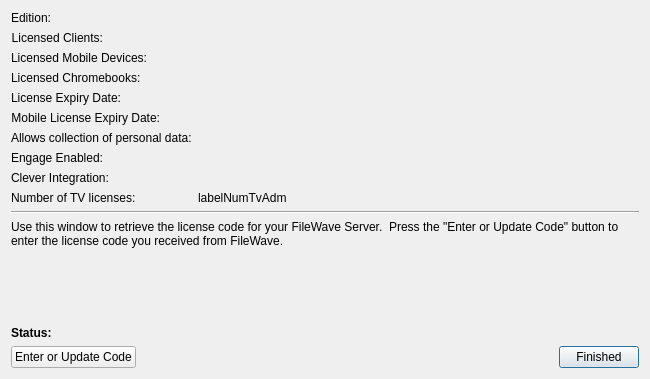
<?xml version="1.0" encoding="UTF-8"?>
<ui version="4.0">
 <class>EditActivationCodesDlg</class>
 <widget class="QWidget" name="EditActivationCodesDlg">
  <property name="geometry">
   <rect>
    <x>0</x>
    <y>0</y>
    <width>650</width>
    <height>379</height>
   </rect>
  </property>
  <property name="windowTitle">
   <string>FileWave Server Activation Code</string>
  </property>
  <layout class="QGridLayout" name="gridLayout">
   <item row="3" column="0">
    <spacer name="verticalSpacer_2">
     <property name="orientation">
      <enum>Qt::Vertical</enum>
     </property>
     <property name="sizeHint" stdset="0">
      <size>
       <width>20</width>
       <height>40</height>
      </size>
     </property>
    </spacer>
   </item>
   <item row="5" column="0">
    <layout class="QHBoxLayout" name="horizontalLayout">
     <property name="rightMargin">
      <number>0</number>
     </property>
     <item>
      <widget class="QPushButton" name="buttonUpdate">
       <property name="text">
        <string>Enter or Update Code</string>
       </property>
      </widget>
     </item>
     <item>
      <spacer name="horizontalSpacer">
       <property name="orientation">
        <enum>Qt::Horizontal</enum>
       </property>
       <property name="sizeHint" stdset="0">
        <size>
         <width>40</width>
         <height>20</height>
        </size>
       </property>
      </spacer>
     </item>
     <item>
      <widget class="QPushButton" name="buttonFinished">
       <property name="text">
        <string>Finished</string>
       </property>
       <property name="default">
        <bool>true</bool>
       </property>
      </widget>
     </item>
    </layout>
   </item>
   <item row="0" column="0">
    <layout class="QHBoxLayout" name="horizontalLayout_4">
     <item>
      <layout class="QFormLayout" name="formLayout">
       <property name="fieldGrowthPolicy">
        <enum>QFormLayout::AllNonFixedFieldsGrow</enum>
       </property>
       <item row="0" column="0">
        <widget class="QLabel" name="label_2">
         <property name="text">
          <string>Edition:</string>
         </property>
         <property name="alignment">
          <set>Qt::AlignRight|Qt::AlignTrailing|Qt::AlignVCenter</set>
         </property>
        </widget>
       </item>
       <item row="0" column="1">
        <widget class="QLabel" name="labelEdition">
         <property name="text">
          <string/>
         </property>
        </widget>
       </item>
       <item row="1" column="0">
        <widget class="QLabel" name="label_3">
         <property name="text">
          <string>Licensed Clients:</string>
         </property>
         <property name="alignment">
          <set>Qt::AlignRight|Qt::AlignTrailing|Qt::AlignVCenter</set>
         </property>
        </widget>
       </item>
       <item row="1" column="1">
        <widget class="QLabel" name="labelNumberOfClients">
         <property name="text">
          <string/>
         </property>
        </widget>
       </item>
       <item row="2" column="0">
        <widget class="QLabel" name="label_5">
         <property name="text">
          <string>Licensed Mobile Devices:</string>
         </property>
         <property name="alignment">
          <set>Qt::AlignRight|Qt::AlignTrailing|Qt::AlignVCenter</set>
         </property>
        </widget>
       </item>
       <item row="2" column="1">
        <widget class="QLabel" name="labelNumberOfMobiles">
         <property name="text">
          <string/>
         </property>
        </widget>
       </item>
       <item row="3" column="0">
        <widget class="QLabel" name="label">
         <property name="text">
          <string>Licensed Chromebooks:</string>
         </property>
        </widget>
       </item>
       <item row="3" column="1">
        <widget class="QLabel" name="labelNumberOfChromebooks">
         <property name="text">
          <string/>
         </property>
        </widget>
       </item>
       <item row="4" column="0">
        <widget class="QLabel" name="label_8">
         <property name="text">
          <string>License Expiry Date:</string>
         </property>
         <property name="alignment">
          <set>Qt::AlignRight|Qt::AlignTrailing|Qt::AlignVCenter</set>
         </property>
        </widget>
       </item>
       <item row="4" column="1">
        <widget class="QLabel" name="labelExpiryDate">
         <property name="text">
          <string/>
         </property>
        </widget>
       </item>
       <item row="5" column="0">
        <widget class="QLabel" name="label_9">
         <property name="text">
          <string>Mobile License Expiry Date:</string>
         </property>
         <property name="alignment">
          <set>Qt::AlignRight|Qt::AlignTrailing|Qt::AlignVCenter</set>
         </property>
        </widget>
       </item>
       <item row="5" column="1">
        <widget class="QLabel" name="labelMovileExpiryDate">
         <property name="text">
          <string/>
         </property>
        </widget>
       </item>
       <item row="6" column="0">
        <widget class="QLabel" name="label_7">
         <property name="text">
          <string>Allows collection of personal data:</string>
         </property>
        </widget>
       </item>
       <item row="6" column="1">
        <widget class="QLabel" name="labelAllowUserDataCollection">
         <property name="text">
          <string/>
         </property>
        </widget>
       </item>
       <item row="7" column="0">
        <widget class="QLabel" name="label_10">
         <property name="text">
          <string>Engage Enabled:</string>
         </property>
        </widget>
       </item>
       <item row="7" column="1">
        <widget class="QLabel" name="labelEngageEnabled">
         <property name="text">
          <string/>
         </property>
        </widget>
       </item>
       <item row="8" column="0">
        <widget class="QLabel" name="label_11">
         <property name="text">
          <string>Clever Integration:</string>
         </property>
        </widget>
       </item>
       <item row="8" column="1">
        <widget class="QLabel" name="labelCleverFromDate">
         <property name="text">
          <string/>
         </property>
        </widget>
       </item>

       <item row="9" column="0">
        <widget class="QLabel" name="label_12">
         <property name="text">
          <string>Number of TV licenses:</string>
         </property>
        </widget>
       </item>
       <item row="9" column="1">
        <widget class="QLabel" name="labelNumTvAdm">
         <property name="text">
          <string>labelNumTvAdm</string>
         </property>
        </widget>
       </item>

      </layout>
     </item>
     <item>
      <layout class="QHBoxLayout" name="horizontalLayout_2">
       <item>
        <spacer name="horizontalSpacer_2">
         <property name="orientation">
          <enum>Qt::Horizontal</enum>
         </property>
         <property name="sizeHint" stdset="0">
          <size>
           <width>40</width>
           <height>20</height>
          </size>
         </property>
        </spacer>
       </item>
       <item>
        <widget class="QLabel" name="logoLabel">
         <property name="text">
          <string/>
         </property>
         <property name="scaledContents">
          <bool>false</bool>
         </property>
        </widget>
       </item>
      </layout>
     </item>
    </layout>
   </item>
   <item row="4" column="0">
    <layout class="QHBoxLayout" name="horizontalLayout_3">
     <item>
      <widget class="QLabel" name="labelStatusHeader">
       <property name="font">
        <font>
         <weight>75</weight>
         <bold>true</bold>
        </font>
       </property>
       <property name="text">
        <string>Status:</string>
       </property>
      </widget>
     </item>
     <item>
      <widget class="QLabel" name="labelStatus">
       <property name="sizePolicy">
        <sizepolicy hsizetype="Preferred" vsizetype="Preferred">
         <horstretch>2</horstretch>
         <verstretch>0</verstretch>
        </sizepolicy>
       </property>
       <property name="text">
        <string/>
       </property>
      </widget>
     </item>
    </layout>
   </item>
   <item row="2" column="0">
    <widget class="QLabel" name="label_6">
     <property name="text">
      <string>Use this window to retrieve the license code for your FileWave Server.  Press the &quot;Enter or Update Code&quot; button to enter the license code you received from FileWave.</string>
     </property>
     <property name="wordWrap">
      <bool>true</bool>
     </property>
    </widget>
   </item>
   <item row="1" column="0">
    <widget class="Line" name="line">
     <property name="orientation">
      <enum>Qt::Horizontal</enum>
     </property>
    </widget>
   </item>
  </layout>
 </widget>
 <resources/>
 <connections/>
</ui>
